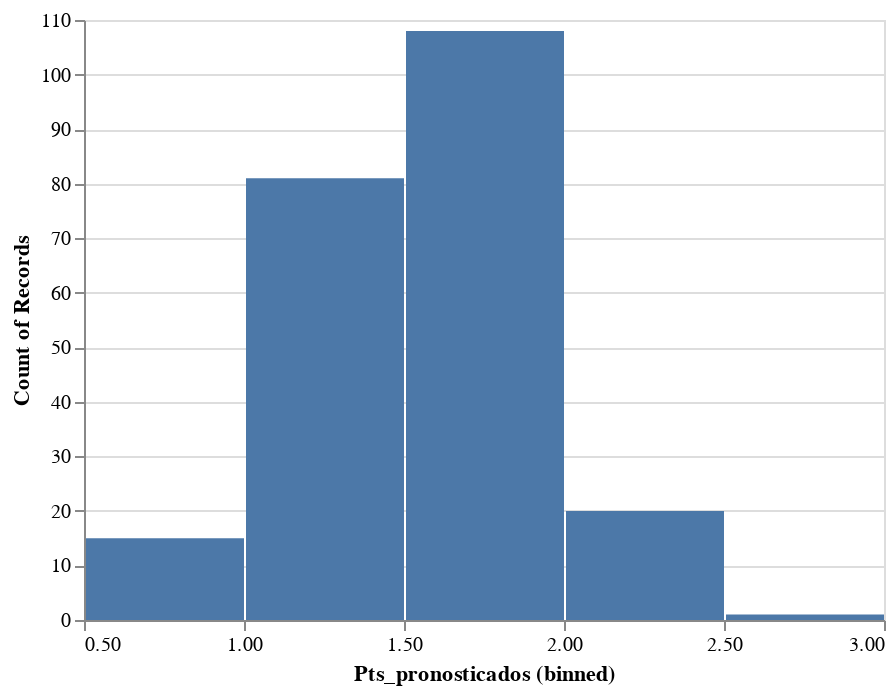

The notebook cell this image was saved under:
### Code cell
# La gráfica básica usando bin
alt.Chart(df_cruzazul).mark_bar().encode(
    alt.X("Pts_pronosticados", bin=True),
    y='count()'
)

### Figure 1 — Vega-Lite specification as saved in the notebook (floating-point values rounded to 4 significant figures; data arrays with more than 128 entries replaced by an {"elided": "..."} marker saying what was removed)
{"$schema": "https://vega.github.io/schema/vega-lite/v4.8.1.json", "config": {"view": {"continuousHeight": 300, "continuousWidth": 400}}, "data": {"name": "data-4ec367b7820cebf18d599bbaf3469993"}, "datasets": {"data-4ec367b7820cebf18d599bbaf3469993": {"elided": "225 records"}}, "encoding": {"x": {"bin": true, "field": "Pts_pronosticados", "type": "quantitative"}, "y": {"aggregate": "count", "type": "quantitative"}}, "mark": "bar"}
